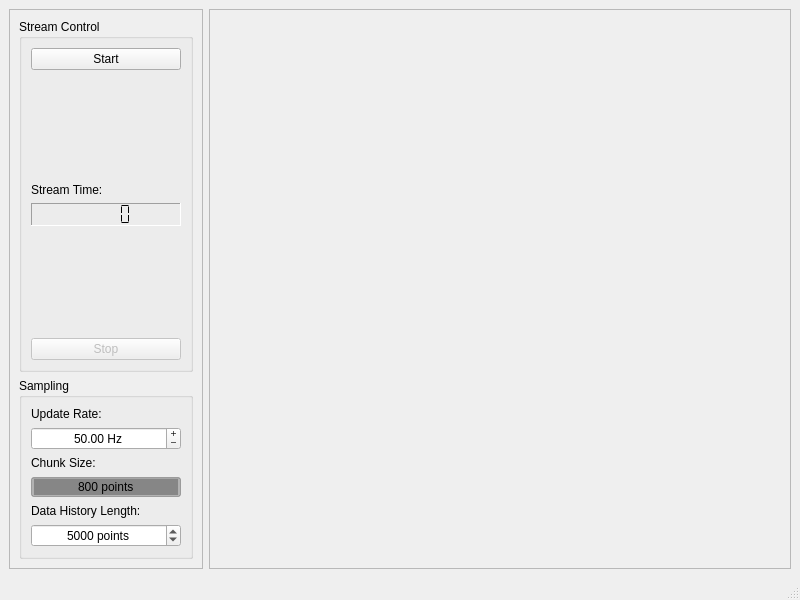
<?xml version="1.0" encoding="UTF-8"?>
<ui version="4.0">
 <class>MainWindow</class>
 <widget class="QMainWindow" name="MainWindow">
  <property name="geometry">
   <rect>
    <x>0</x>
    <y>0</y>
    <width>800</width>
    <height>600</height>
   </rect>
  </property>
  <property name="windowTitle">
   <string>MainWindow</string>
  </property>
  <widget class="QWidget" name="centralwidget">
   <layout class="QHBoxLayout" name="horizontalLayout_2" stretch="1,3">
    <item>
     <widget class="QFrame" name="frame_2">
      <property name="frameShape">
       <enum>QFrame::StyledPanel</enum>
      </property>
      <property name="frameShadow">
       <enum>QFrame::Raised</enum>
      </property>
      <layout class="QVBoxLayout" name="verticalLayout_2">
       <item>
        <widget class="QGroupBox" name="groupBox_2">
         <property name="title">
          <string>Stream Control</string>
         </property>
         <layout class="QVBoxLayout" name="verticalLayout_4" stretch="0,0,0,0,0,0">
          <item>
           <widget class="QPushButton" name="startButton">
            <property name="text">
             <string>Start</string>
            </property>
           </widget>
          </item>
          <item>
           <spacer name="verticalSpacer">
            <property name="orientation">
             <enum>Qt::Vertical</enum>
            </property>
            <property name="sizeHint" stdset="0">
             <size>
              <width>20</width>
              <height>40</height>
             </size>
            </property>
           </spacer>
          </item>
          <item>
           <widget class="QLabel" name="label_4">
            <property name="text">
             <string>Stream Time:</string>
            </property>
           </widget>
          </item>
          <item>
           <widget class="QLCDNumber" name="streamTimer">
            <property name="frameShape">
             <enum>QFrame::Panel</enum>
            </property>
            <property name="frameShadow">
             <enum>QFrame::Sunken</enum>
            </property>
            <property name="digitCount">
             <number>5</number>
            </property>
            <property name="segmentStyle">
             <enum>QLCDNumber::Flat</enum>
            </property>
           </widget>
          </item>
          <item>
           <spacer name="verticalSpacer_2">
            <property name="orientation">
             <enum>Qt::Vertical</enum>
            </property>
            <property name="sizeHint" stdset="0">
             <size>
              <width>20</width>
              <height>40</height>
             </size>
            </property>
           </spacer>
          </item>
          <item>
           <widget class="QPushButton" name="stopButton">
            <property name="enabled">
             <bool>false</bool>
            </property>
            <property name="text">
             <string>Stop</string>
            </property>
           </widget>
          </item>
         </layout>
        </widget>
       </item>
       <item>
        <widget class="QGroupBox" name="groupBox">
         <property name="title">
          <string>Sampling</string>
         </property>
         <layout class="QVBoxLayout" name="verticalLayout_3">
          <item>
           <widget class="QLabel" name="label">
            <property name="text">
             <string>Update Rate:</string>
            </property>
           </widget>
          </item>
          <item>
           <widget class="QDoubleSpinBox" name="updateRate">
            <property name="alignment">
             <set>Qt::AlignCenter</set>
            </property>
            <property name="buttonSymbols">
             <enum>QAbstractSpinBox::PlusMinus</enum>
            </property>
            <property name="correctionMode">
             <enum>QAbstractSpinBox::CorrectToNearestValue</enum>
            </property>
            <property name="prefix">
             <string/>
            </property>
            <property name="suffix">
             <string> Hz</string>
            </property>
            <property name="decimals">
             <number>2</number>
            </property>
            <property name="minimum">
             <double>1.000000000000000</double>
            </property>
            <property name="maximum">
             <double>1000.000000000000000</double>
            </property>
            <property name="value">
             <double>50.000000000000000</double>
            </property>
           </widget>
          </item>
          <item>
           <widget class="QLabel" name="label_2">
            <property name="text">
             <string>Chunk Size:</string>
            </property>
           </widget>
          </item>
          <item>
           <widget class="QSpinBox" name="chunkSize">
            <property name="styleSheet">
             <string notr="true">background-color: rgba(0, 0, 0, 63)</string>
            </property>
            <property name="alignment">
             <set>Qt::AlignCenter</set>
            </property>
            <property name="readOnly">
             <bool>true</bool>
            </property>
            <property name="buttonSymbols">
             <enum>QAbstractSpinBox::NoButtons</enum>
            </property>
            <property name="suffix">
             <string> points</string>
            </property>
            <property name="prefix">
             <string/>
            </property>
            <property name="maximum">
             <number>10000</number>
            </property>
            <property name="value">
             <number>800</number>
            </property>
           </widget>
          </item>
          <item>
           <widget class="QLabel" name="label_3">
            <property name="text">
             <string>Data History Length:</string>
            </property>
           </widget>
          </item>
          <item>
           <widget class="QSpinBox" name="historyLength">
            <property name="alignment">
             <set>Qt::AlignCenter</set>
            </property>
            <property name="suffix">
             <string> points</string>
            </property>
            <property name="maximum">
             <number>100000</number>
            </property>
            <property name="value">
             <number>5000</number>
            </property>
           </widget>
          </item>
         </layout>
        </widget>
       </item>
      </layout>
     </widget>
    </item>
    <item>
     <widget class="QFrame" name="frame_1">
      <property name="frameShape">
       <enum>QFrame::StyledPanel</enum>
      </property>
      <property name="frameShadow">
       <enum>QFrame::Raised</enum>
      </property>
      <layout class="QVBoxLayout" name="verticalLayout">
       <item>
        <layout class="QVBoxLayout" name="plotContainer"/>
       </item>
      </layout>
     </widget>
    </item>
   </layout>
  </widget>
  <widget class="QMenuBar" name="menubar">
   <property name="geometry">
    <rect>
     <x>0</x>
     <y>0</y>
     <width>800</width>
     <height>22</height>
    </rect>
   </property>
  </widget>
  <widget class="QStatusBar" name="statusbar"/>
 </widget>
 <resources/>
 <connections/>
</ui>
